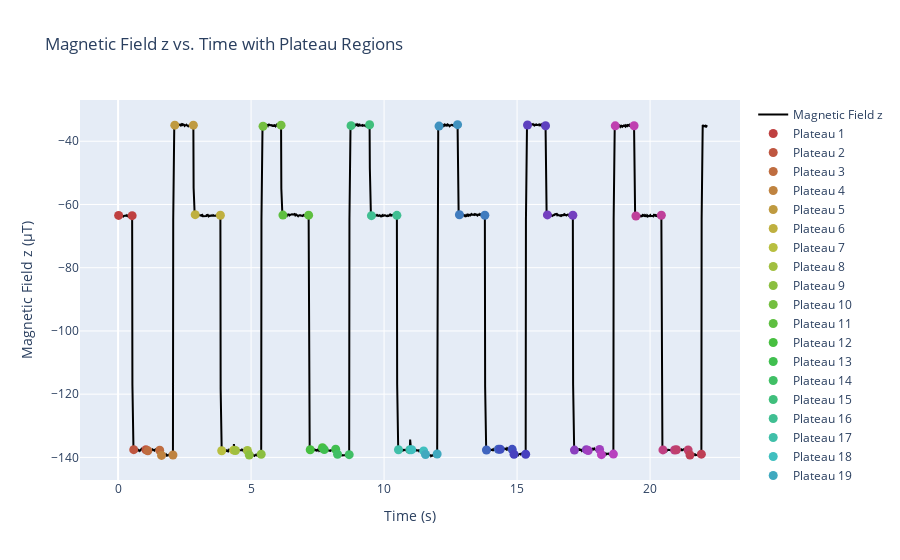

The cell this chart's notebook holds for it:
### Code cell
# analyze plateaus and indices for all axes
# Print the values of the second key in plateau_regions_dict
second_key_x = list(plateau_regions.keys())[0]  # 0 = x, 1 = y, 2 = z
plateau_regions_values = plateau_regions[second_key_x]

print(f"Plateau regions for {second_key_x}:")
start_list = []
end_list = []
for start_index, end_index in plateau_regions_values:
    start_list.append(start_index)
    end_list.append(end_index)
    print(f"Start index: {start_index}, End index: {end_index}")

# Create a line plot of Magnetic Field x vs. Time
fig = go.Figure()
fig.add_trace(go.Scatter(x=df_trunc['Time (s)'], y=df_trunc['Magnetic Field z (µT)'],
                         mode='lines', name='Magnetic Field z', line=dict(color='black')))

# Iterate through each pair of start and end indices
for i, (start_index, end_index) in enumerate(zip(start_list, end_list)):
    # Extract x and y values for the pair
    x_values = [df_trunc.loc[start_index, 'Time (s)'], df_trunc.loc[end_index, 'Time (s)']]
    y_values = [df_trunc.loc[start_index, 'Magnetic Field z (µT)'], df_trunc.loc[end_index, 'Magnetic Field z (µT)']]

    # Assign a different color to each pair
    color = f"hsl({i * 360 / len(start_list)}, 50%, 50%)"  # Adjust saturation and lightness as needed

    # Add a scatter trace for the pair with the assigned color
    fig.add_trace(go.Scatter(x=x_values, y=y_values, mode='markers', marker=dict(color=color, size=9),
                             name=f'Plateau {i+1}'))

# Update layout
fig.update_layout(title='Magnetic Field z vs. Time with Plateau Regions',
                  xaxis_title='Time (s)',
                  yaxis_title='Magnetic Field z (µT)')

# Show the plot
fig.show()

### Figure 1 — Plotly figure (JSON) as saved in the notebook; plotly's stock layout.template omitted (floating-point values rounded to 4 significant figures; data arrays with more than 128 entries replaced by an {"elided": "..."} marker saying what was removed)
{"data": [{"line": {"color": "black"}, "mode": "lines", "name": "Magnetic Field z", "type": "scatter", "x": {"elided": "2222 float values"}, "y": {"elided": "2222 float values"}}, {"marker": {"color": "hsl(0.0, 50%, 50%)", "size": 9}, "mode": "markers", "name": "Plateau 1", "type": "scatter", "x": [0.02047, 0.5286], "y": [-63.46, -63.53]}, {"marker": {"color": "hsl(10.588235294117647, 50%, 50%)", "size": 9}, "mode": "markers", "name": "Plateau 2", "type": "scatter", "x": [0.5884, 1.047], "y": [-137.6, -137.6]}, {"marker": {"color": "hsl(21.176470588235293, 50%, 50%)", "size": 9}, "mode": "markers", "name": "Plateau 3", "type": "scatter", "x": [1.116, 1.565], "y": [-137.9, -137.7]}, {"marker": {"color": "hsl(31.764705882352942, 50%, 50%)", "size": 9}, "mode": "markers", "name": "Plateau 4", "type": "scatter", "x": [1.634, 2.063], "y": [-139.4, -139.2]}, {"marker": {"color": "hsl(42.35294117647059, 50%, 50%)", "size": 9}, "mode": "markers", "name": "Plateau 5", "type": "scatter", "x": [2.133, 2.83], "y": [-34.91, -34.92]}, {"marker": {"color": "hsl(52.94117647058823, 50%, 50%)", "size": 9}, "mode": "markers", "name": "Plateau 6", "type": "scatter", "x": [2.9, 3.846], "y": [-63.23, -63.42]}, {"marker": {"color": "hsl(63.529411764705884, 50%, 50%)", "size": 9}, "mode": "markers", "name": "Plateau 7", "type": "scatter", "x": [3.896, 4.344], "y": [-137.9, -137.7]}, {"marker": {"color": "hsl(74.11764705882354, 50%, 50%)", "size": 9}, "mode": "markers", "name": "Plateau 8", "type": "scatter", "x": [4.414, 4.862], "y": [-137.8, -137.8]}, {"marker": {"color": "hsl(84.70588235294117, 50%, 50%)", "size": 9}, "mode": "markers", "name": "Plateau 9", "type": "scatter", "x": [4.932, 5.381], "y": [-139.2, -139.0]}, {"marker": {"color": "hsl(95.29411764705883, 50%, 50%)", "size": 9}, "mode": "markers", "name": "Plateau 10", "type": "scatter", "x": [5.45, 6.128], "y": [-35.26, -34.91]}, {"marker": {"color": "hsl(105.88235294117646, 50%, 50%)", "size": 9}, "mode": "markers", "name": "Plateau 11", "type": "scatter", "x": [6.197, 7.164], "y": [-63.35, -63.38]}, {"marker": {"color": "hsl(116.47058823529412, 50%, 50%)", "size": 9}, "mode": "markers", "name": "Plateau 12", "type": "scatter", "x": [7.224, 7.682], "y": [-137.6, -136.9]}, {"marker": {"color": "hsl(127.05882352941177, 50%, 50%)", "size": 9}, "mode": "markers", "name": "Plateau 13", "type": "scatter", "x": [7.752, 8.18], "y": [-137.5, -137.4]}, {"marker": {"color": "hsl(137.64705882352942, 50%, 50%)", "size": 9}, "mode": "markers", "name": "Plateau 14", "type": "scatter", "x": [8.25, 8.688], "y": [-139.0, -139.1]}, {"marker": {"color": "hsl(148.23529411764707, 50%, 50%)", "size": 9}, "mode": "markers", "name": "Plateau 15", "type": "scatter", "x": [8.758, 9.455], "y": [-35.07, -34.79]}, {"marker": {"color": "hsl(158.8235294117647, 50%, 50%)", "size": 9}, "mode": "markers", "name": "Plateau 16", "type": "scatter", "x": [9.525, 10.48], "y": [-63.52, -63.43]}, {"marker": {"color": "hsl(169.41176470588235, 50%, 50%)", "size": 9}, "mode": "markers", "name": "Plateau 17", "type": "scatter", "x": [10.54, 10.97], "y": [-137.6, -137.6]}, {"marker": {"color": "hsl(180.0, 50%, 50%)", "size": 9}, "mode": "markers", "name": "Plateau 18", "type": "scatter", "x": [11.04, 11.49], "y": [-137.6, -138.0]}, {"marker": {"color": "hsl(190.58823529411765, 50%, 50%)", "size": 9}, "mode": "markers", "name": "Plateau 19", "type": "scatter", "x": [11.56, 12.0], "y": [-139.1, -138.9]}, {"marker": {"color": "hsl(201.1764705882353, 50%, 50%)", "size": 9}, "mode": "markers", "name": "Plateau 20", "type": "scatter", "x": [12.07, 12.76], "y": [-35.21, -34.74]}, {"marker": {"color": "hsl(211.76470588235293, 50%, 50%)", "size": 9}, "mode": "markers", "name": "Plateau 21", "type": "scatter", "x": [12.83, 13.79], "y": [-63.26, -63.41]}, {"marker": {"color": "hsl(222.35294117647058, 50%, 50%)", "size": 9}, "mode": "markers", "name": "Plateau 22", "type": "scatter", "x": [13.85, 14.3], "y": [-137.7, -137.4]}, {"marker": {"color": "hsl(232.94117647058823, 50%, 50%)", "size": 9}, "mode": "markers", "name": "Plateau 23", "type": "scatter", "x": [14.37, 14.82], "y": [-137.4, -137.5]}, {"marker": {"color": "hsl(243.52941176470588, 50%, 50%)", "size": 9}, "mode": "markers", "name": "Plateau 24", "type": "scatter", "x": [14.89, 15.32], "y": [-139.0, -139.0]}, {"marker": {"color": "hsl(254.11764705882354, 50%, 50%)", "size": 9}, "mode": "markers", "name": "Plateau 25", "type": "scatter", "x": [15.39, 16.07], "y": [-34.84, -35.1]}, {"marker": {"color": "hsl(264.70588235294116, 50%, 50%)", "size": 9}, "mode": "markers", "name": "Plateau 26", "type": "scatter", "x": [16.14, 17.1], "y": [-63.29, -63.42]}, {"marker": {"color": "hsl(275.29411764705884, 50%, 50%)", "size": 9}, "mode": "markers", "name": "Plateau 27", "type": "scatter", "x": [17.16, 17.6], "y": [-137.7, -137.5]}, {"marker": {"color": "hsl(285.88235294117646, 50%, 50%)", "size": 9}, "mode": "markers", "name": "Plateau 28", "type": "scatter", "x": [17.67, 18.1], "y": [-137.8, -137.5]}, {"marker": {"color": "hsl(296.47058823529414, 50%, 50%)", "size": 9}, "mode": "markers", "name": "Plateau 29", "type": "scatter", "x": [18.17, 18.62], "y": [-139.1, -139.0]}, {"marker": {"color": "hsl(307.05882352941177, 50%, 50%)", "size": 9}, "mode": "markers", "name": "Plateau 30", "type": "scatter", "x": [18.69, 19.4], "y": [-35.12, -35.09]}, {"marker": {"color": "hsl(317.6470588235294, 50%, 50%)", "size": 9}, "mode": "markers", "name": "Plateau 31", "type": "scatter", "x": [19.47, 20.42], "y": [-63.63, -63.42]}, {"marker": {"color": "hsl(328.2352941176471, 50%, 50%)", "size": 9}, "mode": "markers", "name": "Plateau 32", "type": "scatter", "x": [20.48, 20.92], "y": [-137.6, -137.6]}, {"marker": {"color": "hsl(338.8235294117647, 50%, 50%)", "size": 9}, "mode": "markers", "name": "Plateau 33", "type": "scatter", "x": [20.99, 21.43], "y": [-137.6, -137.7]}, {"marker": {"color": "hsl(349.4117647058824, 50%, 50%)", "size": 9}, "mode": "markers", "name": "Plateau 34", "type": "scatter", "x": [21.5, 21.93], "y": [-139.3, -139.0]}], "layout": {"title": {"text": "Magnetic Field z vs. Time with Plateau Regions"}, "xaxis": {"title": {"text": "Time (s)"}}, "yaxis": {"title": {"text": "Magnetic Field z (µT)"}}}}
